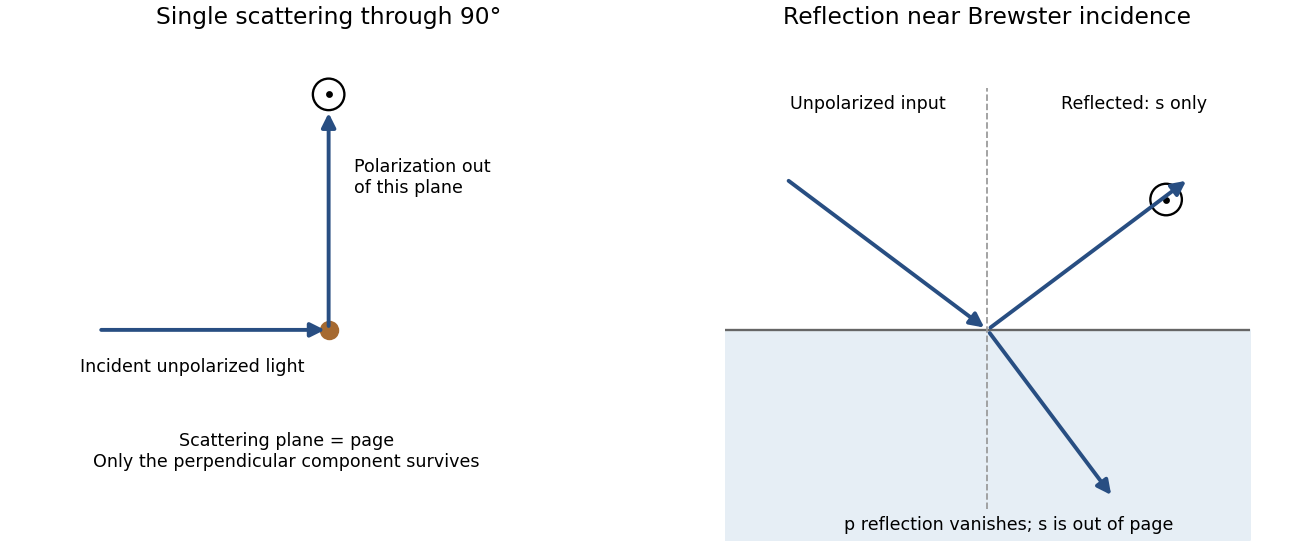

Recreate this plot in Python.
"""Original physical scattering/reflection schematics; PNG basename to cwd.
Python 3.14, NumPy, Matplotlib.
"""
import matplotlib.pyplot as plt
from matplotlib.patches import Circle
fig,axes=plt.subplots(1,2,figsize=(9.4,3.9),layout='constrained')
a,b=axes
def arrow(ax,start,end,color='#284e82'):
 ax.annotate('',xy=end,xytext=start,arrowprops={'arrowstyle':'-|>','color':color,'lw':2,'mutation_scale':15})
for ax in axes:ax.set(xlim=(-1.25,1.25),ylim=(-1,1.4),aspect='equal');ax.axis('off')
a.set_title('Single scattering through 90°',fontsize=12)
arrow(a,(-1.1,0),(0,0));arrow(a,(0,0),(0,1.05));a.plot(0,0,'o',color='#a66a31',ms=9)
a.text(-.65,-.20,'Incident unpolarized light',ha='center',fontsize=9)
a.text(.12,.65,'Polarization out\nof this plane',fontsize=9)
a.add_patch(Circle((0,1.12),.075,fill=False,lw=1.2));a.plot(0,1.12,'o',color='black',ms=2.5)
a.text(-.2,-.65,'Scattering plane = page\nOnly the perpendicular component survives',ha='center',fontsize=9)
b.set_title('Reflection near Brewster incidence',fontsize=12)
b.fill_between([-1.25,1.25],[-1,-1],[0,0],color='#e6eef5');b.axhline(0,color='0.4',lw=1.2);b.plot([0,0],[-.85,1.15],ls='--',color='0.6',lw=.9)
arrow(b,(-.96,.72),(0,0));arrow(b,(0,0),(.96,.72));arrow(b,(0,0),(.60,-.80))
b.text(-.94,1.05,'Unpolarized input',fontsize=9)
b.text(.35,1.05,'Reflected: s only',fontsize=9)
b.add_patch(Circle((.85,.62),.075,fill=False,lw=1.2));b.plot(.85,.62,'o',color='black',ms=2.5)
b.text(.10,-.95,'p reflection vanishes; s is out of page',ha='center',fontsize=9)
fig.savefig('paper-1-oe2013-environmental-polarization.png',dpi=140,facecolor='white')
